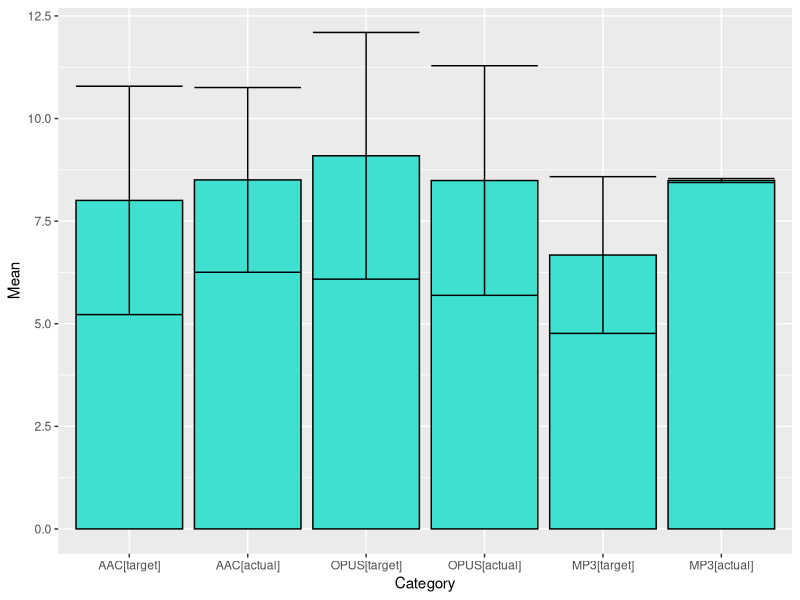

Source code (R):
max_bitrate_target <- 192.0

#input initial raw values
raw_aac_target <- list(c(80.0, 3.01), c(96.0, 3.94),
                        c(112.0, 4.33), c(128.0, 4.66),
                        c(144.0, 4.85), c(96.0, 4.40),
                        c(64.0, 4.77125), c(192.0, 4.94))
raw_opus_target <- list(c(80.0, 3.40), c(96.0, 4.02),
                        c(112.0, 4.33), c(128.0, 4.61),
                        c(96.0, 4.65), c(64.0, 4.535),
                        c(80.0, 4.585), c(128.0, 4.775),
                        c(64.0, 4.77125), c(192, 5.0))
raw_mp3_target <- list(c(128.0, 4.24), c(96.0, 4.555),
                        c(192.0, 4.46), c(128.0, 4.51))
raw_aac_actual <- list(c(75.6, 3.01), c(96.8, 3.94),
                        c(112.7, 4.66), c(142.2, 4.85),
                        c(104.0, 4.40), c(70.70, 4.77125))
raw_opus_actual <- list(c(85.8, 3.40), c(103.04, 4.02),
                        c(119.3, 4.33), c(136.8, 4.61),
                        c(107.0, 4.65), c(68.3, 4.99875))
raw_mp3_actual <- list(c(136.0, 4.24), c(143.0, 4.51))

#normalize all values to account for different bitrates
#(function used: score * (max_bitrate/x)
normalize_data <- function(data) {
  return_vector <- c()

  for (i in data) {
    factor <- max_bitrate_target / i[1]
    return_vector <- c(return_vector, i[2] * factor)
  }

  return(return_vector)
}

normalized_aac_target <- normalize_data(raw_aac_target)
normalized_opus_target <- normalize_data(raw_opus_target)
normalized_mp3_target <- normalize_data(raw_mp3_target)

normalized_aac_actual <- normalize_data(raw_aac_actual)
normalized_opus_actual <- normalize_data(raw_opus_actual)
normalized_mp3_actual <- normalize_data(raw_mp3_actual)

#calculate means and standard deviation
mean_aac_target <- mean(normalized_aac_target)
mean_opus_target <- mean(normalized_opus_target)
mean_mp3_target <- mean(normalized_mp3_target)

deviation_aac_target <- sd(normalized_aac_target)
deviation_opus_target <- sd(normalized_opus_target)
deviation_mp3_target <- sd(normalized_mp3_target)

mean_aac_actual <- mean(normalized_aac_actual)
mean_opus_actual <- mean(normalized_opus_actual)
mean_mp3_actual <- mean(normalized_opus_actual)

deviation_aac_actual <- sd(normalized_aac_actual)
deviation_opus_actual <- sd(normalized_opus_actual)
deviation_mp3_actual <- sd(normalized_mp3_actual)

#create dataframe for plot
df <- data.frame(
    Mean = c(mean_aac_target, mean_aac_actual, mean_opus_target,
             mean_opus_actual, mean_mp3_target, mean_mp3_actual),
    sd = c(deviation_aac_target, deviation_aac_actual,
            deviation_opus_target, deviation_opus_actual,
            deviation_mp3_target, deviation_mp3_actual),
    Category = c("AAC[target]", "AAC[actual]", "OPUS[target]",
                  "OPUS[actual]", "MP3[target]", "MP3[actual]")
)

#"tell" ggplot that Data does not need to be sorted / is already sorted
df$Category <- factor(df$Category, levels = df$Category)

library(ggplot2)

ggplot(df, aes(x = Category, y = Mean)) +
  geom_bar(position = position_dodge(), stat = "identity",
            colour = "black", fill = "turquoise") +
  geom_errorbar(aes(ymin = Mean - sd, ymax = Mean + sd))

#-------------------------------------------
#Inferenzstatistische Pruefung der Ergebnisse
#-------------------------------------------

#Create and fill dataframes for actual and target results
actual_dataframe <- data.frame(
  codec = character(), score = numeric(), stringsAsFactors = FALSE)
target_dataframe <- data.frame(
  codec = character(), score = numeric(), stringsAsFactors = FALSE)


append_to_frame <- function(frame, values, codec) {
    for (current_value in values) {
      frame[nrow(frame) + 1, ] <- c(codec, current_value)
    }
    return(frame)
}

actual_dataframe <- append_to_frame(
  actual_dataframe, normalized_aac_actual, "AAC")
target_dataframe <- append_to_frame(
  target_dataframe, normalized_aac_target, "AAC")
actual_dataframe <- append_to_frame(
  actual_dataframe, normalized_mp3_actual, "MP3")
target_dataframe <- append_to_frame(
  target_dataframe, normalized_mp3_target, "MP3")
actual_dataframe <- append_to_frame(
  actual_dataframe, normalized_opus_actual, "OPUS")
target_dataframe <- append_to_frame(
  target_dataframe, normalized_opus_target, "OPUS")

actual_dataframe$score <- as.numeric(actual_dataframe$score)
target_dataframe$score <- as.numeric(target_dataframe$score)

library(car)

#P > 0.05 (0.7246) => Varianzhomogenitaet kann angenommen werden
#==> Die Gruppen haben in etwa dieselbe Varianz
leveneTest(target_dataframe$score, target_dataframe$codec)
#P > 0.05 (0.342) => Mittelwerte der einzelnen Gruppen sind
#nicht signifikant verschieden
aov_result <- aov(score ~ codec, data = target_dataframe)
summary(aov_result)
#P zwar < 0.05 (0.03954), kann aber ignoriert werden, da Anova robust
#gegenueber der Verletzung der Annahme der Normalverteilung
shapiro.test(residuals(aov_result))


#P > 0.05 (0.7062) => Varianzhomogenitaet kann angenommen werden
#==> Die Gruppen haben in etwa dieselbe Varianz
leveneTest(actual_dataframe$score, actual_dataframe$codec)
#P > 0.05 (0.436) => Mittelwerte der einzelnen Gruppen sind
#nicht signifikant verschieden
aov_result <- aov(score ~ codec, data = actual_dataframe)
summary(aov_result)
#P zwar < 0.05 (0.0005424), kann aber ignoriert werden, da Anova robust
#gegenueber der Verletzung der Annahme der Normalverteilung
shapiro.test(residuals(aov_result))